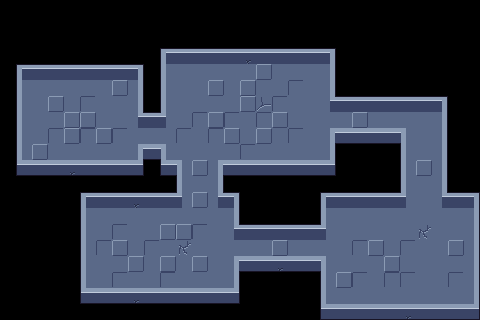

The image is a tile-based game level rendered from a .tmx file. Its description and complete source (layers, tilesets, objects, tile grids) follow:
An orthogonal 30x20 tile map with 16x16 px tiles, 2 tile layers (Layer 0, Layer 1) and 11 objects (4x floating_eye, 3x ogre, 2x healing, player, fungal_myconid).

<map version="1.10" tiledversion="1.12.1" orientation="orthogonal" renderorder="right-down" width="30" height="20" tilewidth="16" tileheight="16" infinite="0" nextlayerid="5" nextobjectid="14">
 <tileset firstgid="1" source="tileset_gray.tsx" />
 <layer id="1" name="Layer 0" width="30" height="20">
  <data encoding="csv">
0,0,0,0,0,0,0,0,0,0,0,0,0,0,0,0,0,0,0,0,0,0,0,0,0,0,0,0,0,0,
0,0,0,0,0,0,0,0,0,0,0,0,0,0,0,0,0,0,0,0,0,0,0,0,0,0,0,0,0,0,
0,0,0,0,0,0,0,0,0,0,0,0,0,0,0,0,0,0,0,0,0,0,0,0,0,0,0,0,0,0,
0,0,0,0,0,0,0,0,0,0,0,0,0,0,0,0,0,0,0,0,0,0,0,0,0,0,0,0,0,0,
0,0,0,0,0,0,0,0,0,0,0,18,18,18,18,18,50,18,18,18,0,0,0,0,0,0,0,0,0,0,
0,0,18,18,18,18,18,50,0,0,0,18,18,50,18,50,18,18,34,18,0,0,0,0,0,0,0,0,0,0,
0,0,18,50,18,34,18,18,0,0,0,18,18,18,18,50,19,34,18,18,0,0,0,0,0,0,0,0,0,0,
0,0,18,18,50,50,18,18,0,0,0,18,34,50,34,18,34,50,18,18,18,18,50,18,18,18,18,0,0,0,
0,0,18,34,50,34,50,34,18,18,18,34,18,34,50,18,50,18,34,18,0,0,0,0,0,0,18,0,0,0,
0,0,50,18,18,18,18,18,0,0,0,18,18,18,18,34,18,18,18,18,0,0,0,0,0,0,18,0,0,0,
0,0,0,0,0,0,0,0,0,0,0,0,50,0,0,0,0,0,0,0,0,0,0,0,0,0,50,0,0,0,
0,0,0,0,0,0,0,0,0,0,0,0,18,0,0,0,0,0,0,0,0,0,0,0,0,0,18,0,0,0,
0,0,0,0,0,0,0,0,0,0,0,0,50,0,0,0,0,0,0,0,0,0,0,0,0,0,18,0,0,0,
0,0,0,0,0,0,18,18,18,18,18,18,18,18,0,0,0,0,0,0,0,18,18,18,18,18,18,18,18,0,
0,0,0,0,0,0,18,34,18,18,50,50,34,18,0,0,0,0,0,0,0,18,18,18,18,18,35,18,18,0,
0,0,0,0,0,0,34,50,18,34,18,35,18,18,18,18,18,50,18,18,18,18,34,50,18,34,18,18,50,0,
0,0,0,0,0,0,18,18,50,18,50,18,50,18,0,0,0,0,0,0,0,18,18,18,50,18,18,18,18,0,
0,0,0,0,0,0,18,34,18,18,34,18,18,18,0,0,0,0,0,0,0,50,34,18,34,34,18,18,34,0,
0,0,0,0,0,0,0,0,0,0,0,0,0,0,0,0,0,0,0,0,0,18,18,18,18,18,18,18,18,0,
0,0,0,0,0,0,0,0,0,0,0,0,0,0,0,0,0,0,0,0,0,0,0,0,0,0,0,0,0,0
</data>
 </layer>
 <layer id="2" name="Layer 1" width="30" height="20">
  <data encoding="csv">
0,0,0,0,0,0,0,0,0,0,0,0,0,0,0,0,0,0,0,0,0,0,0,0,0,0,0,0,0,0,
0,0,0,0,0,0,0,0,0,0,0,0,0,0,0,0,0,0,0,0,0,0,0,0,0,0,0,0,0,0,
0,0,0,0,0,0,0,0,0,0,0,0,0,0,0,0,0,0,0,0,0,0,0,0,0,0,0,0,0,0,
0,0,0,0,0,0,0,0,0,0,1,2,2,2,2,3,2,2,2,2,4,0,0,0,0,0,0,0,0,0,
0,1,2,2,2,2,2,2,4,0,49,0,0,0,0,0,0,0,0,0,26,0,0,0,0,0,0,0,0,0,
0,17,0,0,0,0,0,0,58,0,49,0,0,0,0,0,0,0,0,0,26,0,0,0,0,0,0,0,0,0,
0,17,0,0,0,0,0,0,58,0,49,0,0,0,0,0,0,0,0,0,20,2,2,2,2,2,2,4,0,0,
0,17,0,0,0,0,0,0,20,21,22,0,0,0,0,0,0,0,0,0,0,0,0,0,0,0,0,26,0,0,
0,17,0,0,0,0,0,0,0,0,0,0,0,0,0,0,0,0,0,0,52,66,66,66,66,54,0,26,0,0,
0,49,0,0,0,0,0,0,52,53,54,0,0,0,0,0,0,0,0,0,26,0,0,0,0,17,0,26,0,0,
0,65,66,66,67,66,66,66,68,0,65,54,0,52,66,66,66,66,66,66,68,0,0,0,0,17,0,26,0,0,
0,0,0,0,0,0,0,0,0,0,0,17,0,26,0,0,0,0,0,0,0,0,0,0,0,17,0,26,0,0,
0,0,0,0,0,1,2,2,3,2,2,22,0,20,4,0,0,0,0,0,1,2,2,2,2,22,0,20,2,4,
0,0,0,0,0,49,0,0,0,0,0,0,0,0,26,0,0,0,0,0,49,0,0,0,0,0,0,0,0,26,
0,0,0,0,0,49,0,0,0,0,0,0,0,0,20,2,2,2,2,2,22,0,0,0,0,0,0,0,0,26,
0,0,0,0,0,49,0,0,0,0,0,0,0,0,0,0,0,0,0,0,0,0,0,0,0,0,0,0,0,26,
0,0,0,0,0,49,0,0,0,0,0,0,0,0,52,66,66,67,66,66,54,0,0,0,0,0,0,0,0,26,
0,0,0,0,0,49,0,0,0,0,0,0,0,0,26,0,0,0,0,0,49,0,0,0,0,0,0,0,0,26,
0,0,0,0,0,65,66,66,67,66,66,66,66,66,68,0,0,0,0,0,49,0,0,0,0,0,0,0,0,26,
0,0,0,0,0,0,0,0,0,0,0,0,0,0,0,0,0,0,0,0,65,66,66,66,66,67,66,66,66,68
</data>
 </layer>
 <objectgroup id="4" name="Object Layer">
  <object id="1" name="player" type="player" x="210" y="96">
   <point />
  </object>
  <object id="3" name="ogre" type="ogre" x="424" y="246.5">
   <point />
  </object>
  <object id="4" name="ogre" type="ogre" x="103.5" y="102">
   <point />
  </object>
  <object id="5" name="ogre" type="ogre" x="297" y="134.5">
   <point />
  </object>
  <object id="7" name="healing" type="healing" x="200.5" y="183">
   <point />
  </object>
  <object id="8" name="healing" type="healing" x="377" y="116">
   <point />
  </object>
  <object id="9" name="Fungal Myconid" type="fungal_myconid" x="72" y="103.5">
   <point />
  </object>
  <object id="10" name="Floating Eye" type="floating_eye" x="103" y="215.5">
   <point />
  </object>
  <object id="11" name="Floating Eye" type="floating_eye" x="183.5" y="278.5">
   <point />
  </object>
  <object id="12" type="floating_eye" x="358.5" y="279.5">
   <point />
  </object>
  <object id="13" name="Floating Eye" type="floating_eye" x="424.5" y="279.5">
   <point />
  </object>
 </objectgroup>
</map>
